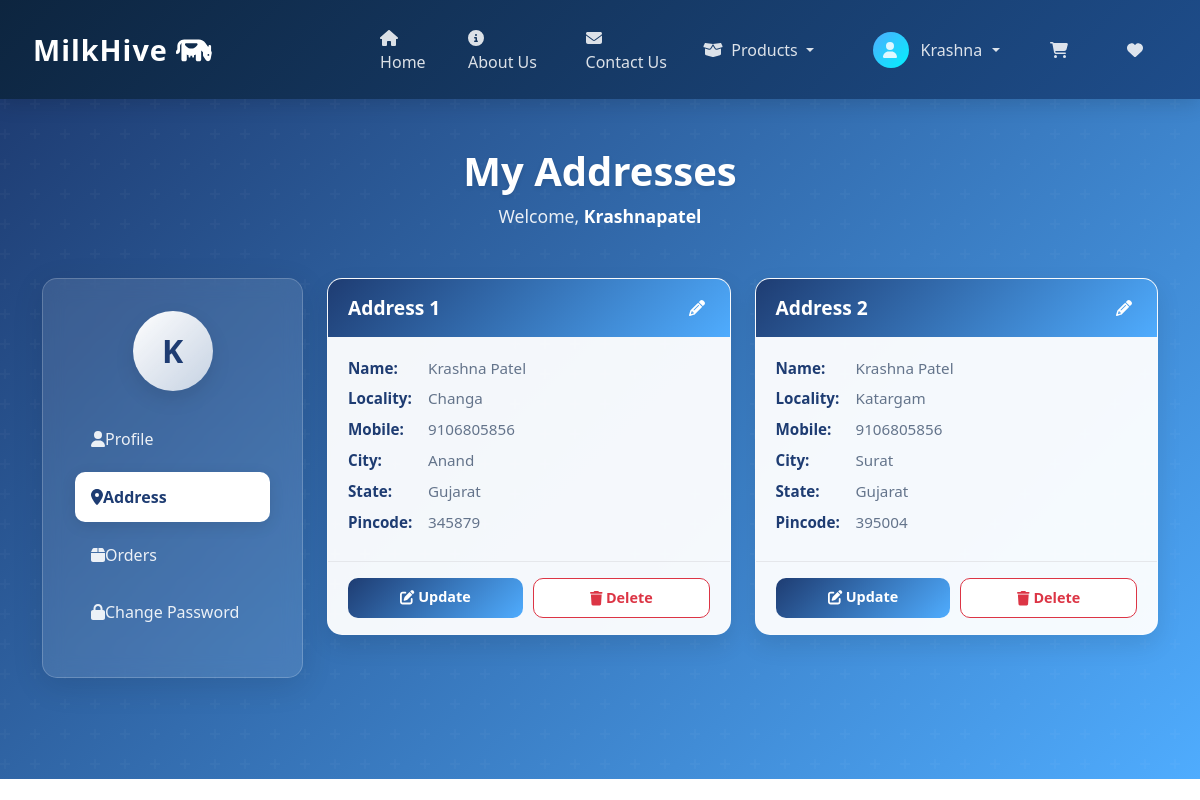
The page /address/ (signed in) on the database its author committed.
### app/models.py (models this page shows, shortened)
class Customer(models.Model):
    user = models.ForeignKey(User,on_delete=models.CASCADE)
    name = models.CharField(max_length=200)
    locality = models.CharField(max_length=200)
    city = models.CharField(max_length=200)
    mobile = models.IntegerField(default=0)
    zipcode = models.IntegerField(default=0)
    state = models.CharField(choices=STATE_CHOICES, max_length=100)

### app/views.py (the view)
# urls.py: path("address/", views.address,name="address"),
def address(request):
    add=Customer.objects.filter(user=request.user)
    return render(request, 'app/address.html',locals())

### app/templates/app/address.html (shortened to what this page needs)
{% extends "app/base.html" %}
{% load static %}
{% block main-content %}
<div class="profile-container">
    <div class="container">
        <div class="profile-header animate__animated animate__fadeInDown">
            <h1 class="profile-title">My Addresses</h1>
            <div class="profile-welcome">Welcome, <span class="user-name text-capitalize">{{ request.user }}</span></div>
        </div>
        <div class="row profile-content">
            <div class="col-lg-3 col-md-4">
                <div class="profile-sidebar animate__animated animate__fadeInLeft">
                    <div class="user-avatar">
                        <div class="avatar-circle">
                            <span>{{ request.user.username.0|upper }}</span>
                        </div>
                    </div>
                    <div class="sidebar-menu">
                        <a href="{% url 'profile' %}" class="menu-item">
                            <i class="fas fa-user"></i> Profile
                        </a>
                        <a href="{% url 'address' %}" class="menu-item active">
                            <i class="fas fa-map-marker-alt"></i> Address
                        </a>
                        <a href="{% url 'orders' %}" class="menu-item">
                            <i class="fas fa-box"></i> Orders
                        </a>
                        <a href="{% url 'passwordchange' %}" class="menu-item">
                            <i class="fas fa-lock"></i> Change Password
                        </a>
                    </div>
                </div>
            </div>
            <div class="col-lg-9 col-md-8">
                <div class="addresses-container animate__animated animate__fadeInRight">
                    <div class="row">
                        {% for ad in add %}
                        <div class="col-md-6 mb-4">
                            <div class="address-card">
                                <div class="address-header">
                                    <h2 class="address-title">Address {{ forloop.counter }}</h2>
                                    <div class="address-controls">
                                        <a href="{% url 'updateAddress' pk=ad.id %}" class="edit-address">
                                            <i class="fas fa-pencil-alt"></i>
                                        </a>
                                    </div>
                                </div>
                                <div class="address-details">
                                    <div class="address-item">
                                        <span class="label">Name:</span>
                                        <span class="value">{{ ad.name }}</span>
                                    </div>
                                    <div class="address-item">
                                        <span class="label">Locality:</span>
                                        <span class="value">{{ ad.locality }}</span>
                                    </div>
                                    <div class="address-item">
                                        <span class="label">Mobile:</span>
                                        <span class="value">{{ ad.mobile }}</span>
                                    </div>
                                    <div class="address-item">
                                        <span class="label">City:</span>
                                        <span class="value">{{ ad.city }}</span>
                                    </div>
                                    <div class="address-item">
                                        <span class="label">State:</span>
                                        <span class="value">{{ ad.state }}</span>
                                    </div>
                                    <div class="address-item">
                                        <span class="label">Pincode:</span>
                                        <span class="value">{{ ad.zipcode }}</span>
                                    </div>
                                </div>
                                <div class="address-actions">
                                    <a href="{% url 'updateAddress' pk=ad.id %}" class="btn update-btn">
                                        <i class="fas fa-edit"></i> Update
                                    </a>
                                    <a href="{% url 'delete-address' address_id=ad.id %}" class="btn delete-btn" onclick="return confirm('Are you sure you want to delete this address?')">
                                        <i class="fas fa-trash"></i> Delete
                                    </a>
                                </div>
                            </div>
                        </div>
                        {% endfor %}
                    </div>
                </div>
            </div>
        </div>
    </div>
</div>
{% endblock main-content %}

### app/static/app/css/style.css (style rules this page uses)
.goodnessseccont img,a { width:100%; }

### app/templates/app/address.html (style rules this page uses)
.profile-container { background: linear-gradient(135deg, #1e3c72, #4facfe); min-height: 85vh; padding: 3rem 0; position: relative; overflow: hidden; }
.profile-container::before { content: ''; position: absolute; top: 0; left: 0; width: 100%; height: 100%; opacity: 0.5; }
.profile-header { text-align: center; margin-bottom: 3rem; }
.profile-title { color: #ffffff; font-weight: 700; font-size: 2.5rem; margin-bottom: 0.5rem; text-shadow: 0 2px 4px rgba(0, 0, 0, 0.1); }
.profile-welcome { color: rgba(255, 255, 255, 0.9); font-size: 1.1rem; }
.user-name { font-weight: 600; color: #ffffff; }
.profile-content { position: relative; z-index: 1; }
.profile-sidebar { background: rgba(255, 255, 255, 0.1); backdrop-filter: blur(10px); border-radius: 15px; padding: 2rem; margin-bottom: 2rem; border: 1px solid rgba(255, 255, 255, 0.2); box-shadow: 0 8px 32px rgba(0, 0, 0, 0.1); }
.user-avatar { display: flex; justify-content: center; margin-bottom: 1.5rem; }
.avatar-circle { width: 80px; height: 80px; border-radius: 50%; background: linear-gradient(135deg, #ffffff, rgba(255, 255, 255, 0.7)); display: flex; align-items: center; justify-content: center; font-size: 2rem; font-weight: 700; color: #1e3c72; box-shadow: 0 8px 20px rgba(0, 0, 0, 0.1); }
.sidebar-menu { display: flex; flex-direction: column; }
.menu-item { padding: 0.8rem 1rem; border-radius: 10px; color: rgba(255, 255, 255, 0.9); text-decoration: none; transition: all 0.3s ease; margin-bottom: 0.5rem; display: flex; align-items: center; }
.menu-item.active { background: #ffffff; color: #1e3c72; font-weight: 600; box-shadow: 0 4px 15px rgba(0, 0, 0, 0.1); }
.addresses-container { padding: 0; }
.address-card { background: rgba(255, 255, 255, 0.95); border-radius: 15px; box-shadow: 0 10px 25px rgba(0, 0, 0, 0.1); overflow: hidden; transition: all 0.3s ease; height: 100%; border: 1px solid rgba(255, 255, 255, 0.3); }
.address-header { background: linear-gradient(135deg, #1e3c72, #4facfe); padding: 1rem 1.25rem; color: white; display: flex; justify-content: space-between; align-items: center; }
.address-title { margin: 0; font-size: 1.2rem; font-weight: 600; }
.address-controls { display: flex; align-items: center; gap: 5px; }
.edit-address { color: white; padding: 5px; border-radius: 50%; display: flex; align-items: center; justify-content: center; transition: all 0.2s ease; }
.address-details { padding: 1.25rem; }
.address-item { display: flex; margin-bottom: 0.5rem; font-size: 0.95rem; }
.address-item .label { font-weight: 600; color: #1e3c72; width: 80px; flex-shrink: 0; }
.address-item .value { color: #64748b; }
.address-actions { padding: 1rem 1.25rem; border-top: 1px solid #e5e7eb; display: flex; justify-content: space-between; gap: 10px; }
.update-btn, .delete-btn { padding: 0.5rem 1rem; border-radius: 10px; font-weight: 600; font-size: 0.9rem; transition: all 0.3s ease; flex: 1; text-align: center; }
.update-btn { background: linear-gradient(135deg, #1e3c72, #4facfe); color: white; border: none; }
.delete-btn { background: #fff; color: #dc3545; border: 1px solid #dc3545; }

### rows shown on the page
Customer: name "Krashna Patel", locality "Changa", mobile "9106805856", city "Anand", state "Gujarat", zipcode "345879"
Customer: name "Krashna Patel", locality "Katargam", mobile "9106805856", city "Surat", state "Gujarat", zipcode "395004"

### other values the page prints
{{ request.user }} "Krashnapatel"
{{ request.user.username.0|upper }} "K"
